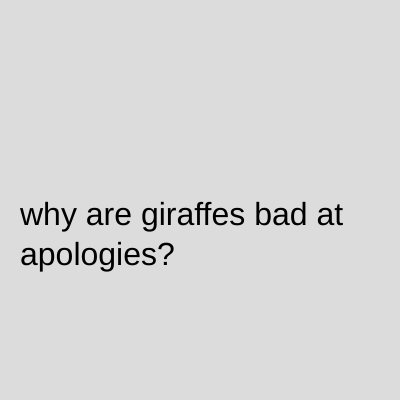
Frame 1 (no input)
Frame 60 (no input): identical to frame 1, image omitted
Frame 120 (the mouse pressed at the canvas centre since frame 60): identical to frame 1, image omitted

The p5.js sketch that drew this single still picture (run headless with seeded random() and noise() and a simulated clock; from frame 60 on, the mouse is pressed at the canvas centre):

// p5.js sketch
// ── sketch.js
let state = 0;
let timer = 0 ;

function setup() {
  createCanvas(400, 400);
}

function draw() {
  background(220);
 textSize(32);



  switch(state){
    case 0:

      text("why are giraffes bad at apologies?", 20,height/2,400, 400);
          break;

    case 1:
    background("yellow");
          text("it takes them awhile to swallow their pride",  20,height/2,400, 400);

          break;


  }

  timer++;

  if(timer > 3 * 60){
    timer = 0;


    state++;
    if(state > 1){
      state = 0;
    }
  }



}
